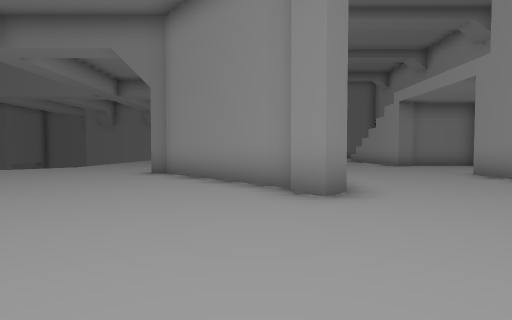
view 1 (above)

24 first-person views from a walk through a 3-D level made in the Unity game engine. The camera is 1.2 m above the floor, tilts 2° down and sees 85° across. The floor is counted in squares, 2 m on a side. Each view is taken from the middle of a square. On the plan, view 1 faces up. The plan holds only what a view shows up to about 9 squares ahead; the rest is blank. The place goes on beyond the plan.

view 2
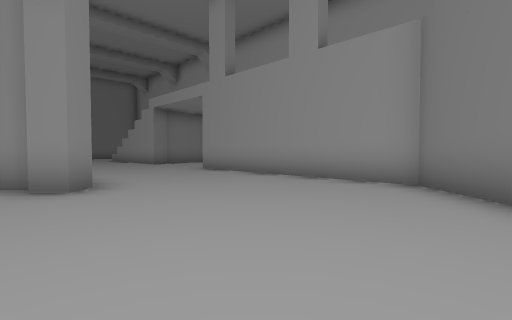

view 3
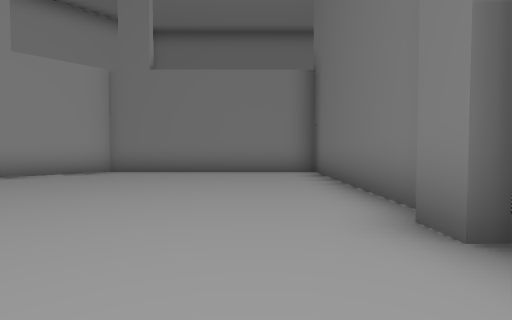

view 4
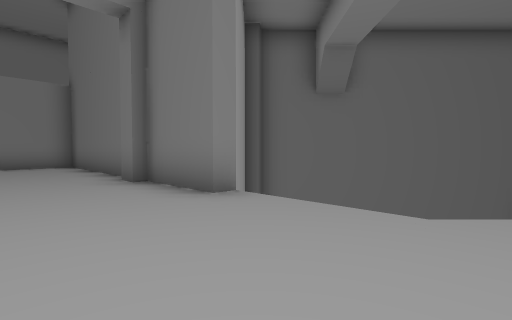

view 5
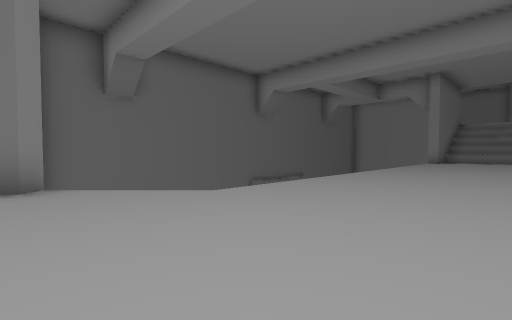

view 6
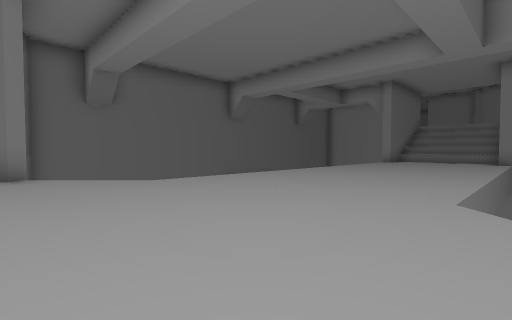

view 7
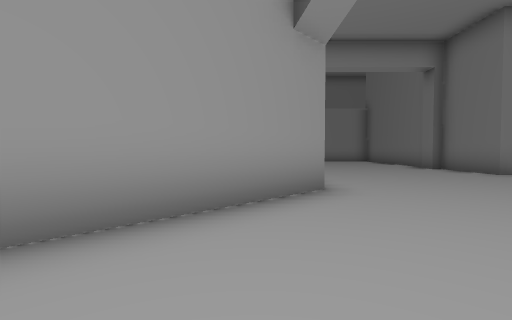

view 8
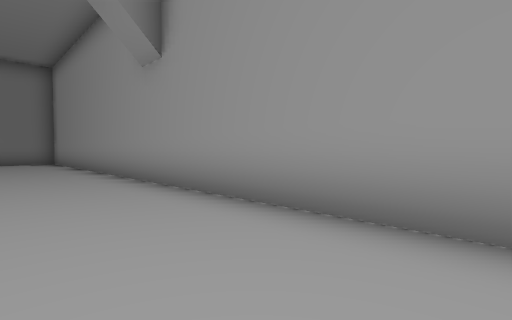

view 9
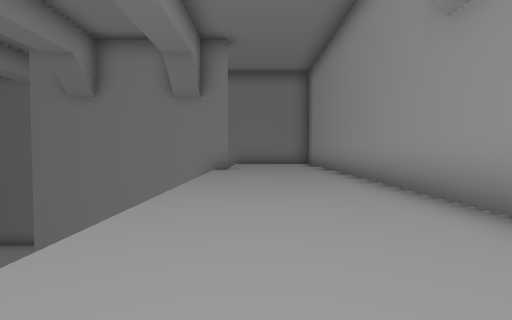

view 10
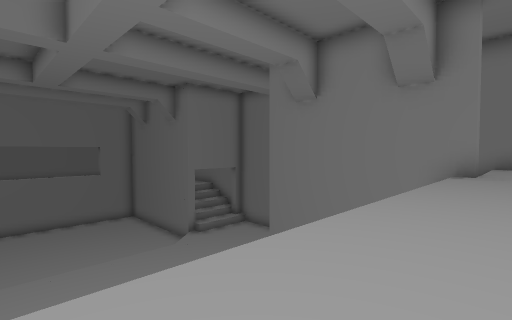

view 11
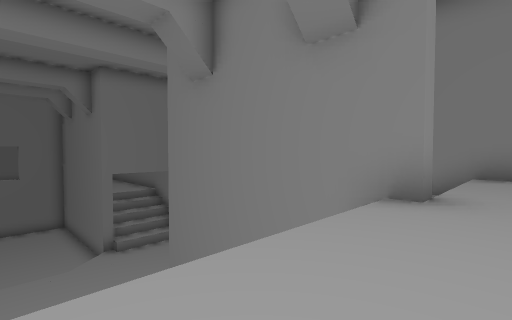

view 12
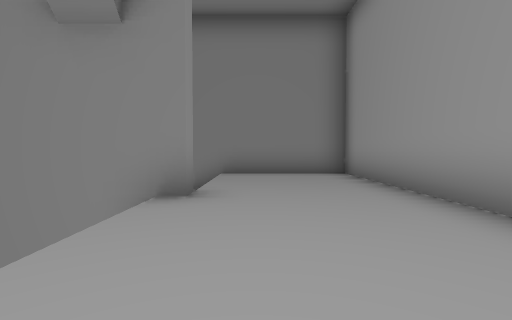

view 13
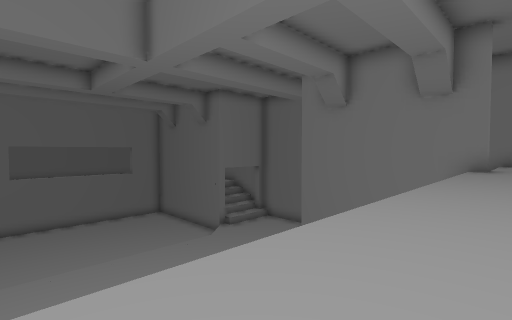

view 14
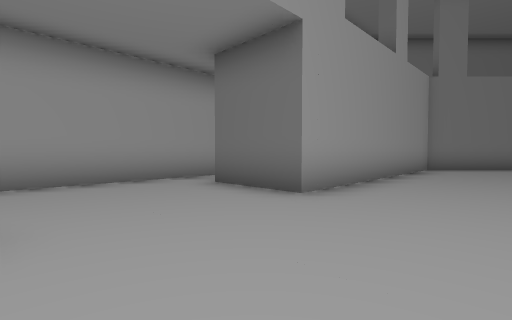

view 15
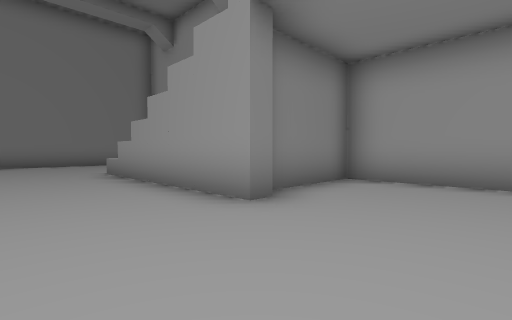

view 16
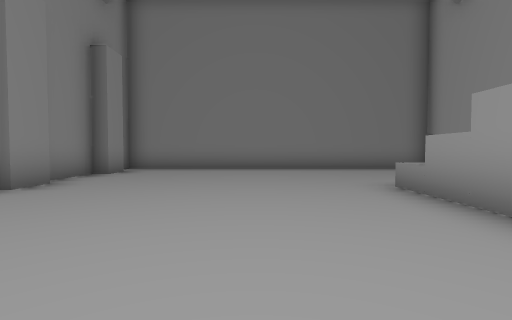

view 17
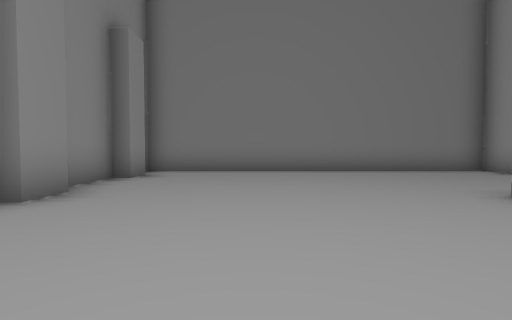

view 18
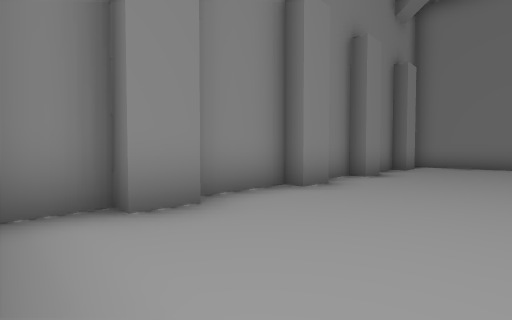

view 19
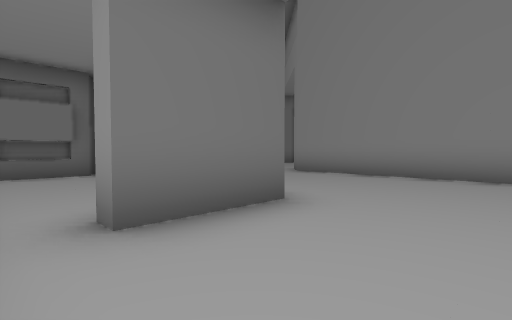

view 20
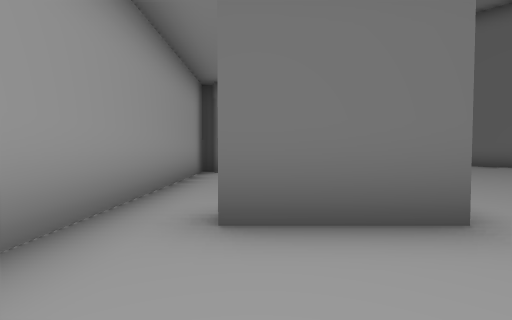

view 21
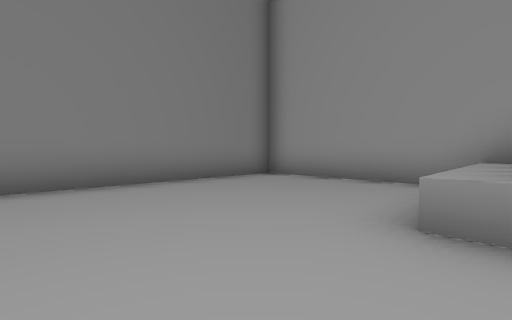

view 22
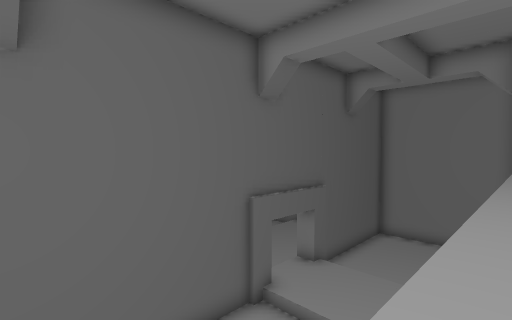

view 23
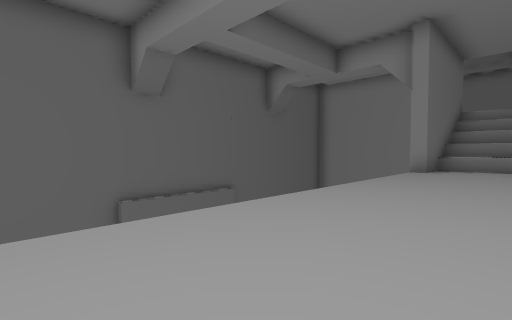

view 24
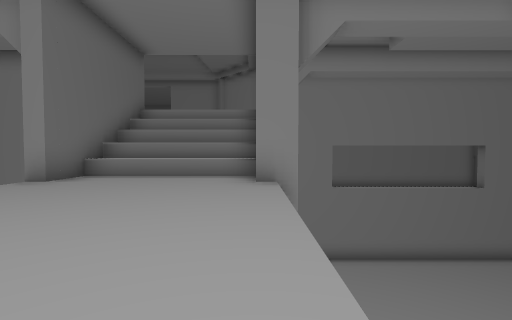

### Floor plan
Key: @ floor where view 1 was taken; # wall or solid block; . floor; ^ raised ledge; v drop or lower ground.
Columns run from 22 left of view 1 to 9 right of it. Each row starts with its distance up from view 1.
 24                 #####
 23                ##...#
 22                 v...#
 21                 v...#
 20           v######...############
 19        vv       ....##.........#
 18       vvv       ....##.........#
 17       vvv       ....##.........#
 16 vv    vvv       ....##.........#
 15 vvv    vv       ....##......^^^#
 14 vvv   vvv       ....##......#
 13 vvv   vvv       ....##......#
 12 vvv   vvv       ....##......#
 11 vvv   vvv       ....##......####
 10       vvv       ....##.........#
  9    #v         v.....##.........#
  8  ###................#  #.......#
  7   #.................## #....##.#
  6   #..................###....#..#
  5  ##...................##....#..#
  4  ###...................#....#..#
  3                 v...........#..#
  2                  #..........#..#
  1       vvvv       v#.........####
  0       vvvv       v #..@....##
 -1        vvvv      v  #.....##
 -2        ###########  ##...##
 -3                      ##.##
 -4                       ###

Where each view was taken, in squares from view 1:
view 1: 0 up, 0 right, facing up
view 2: 1 down, 0 right, facing up-right
view 3: 3 up, 3 left, facing down-right
view 4: 6 up, 5 left, facing down
view 5: 7 up, 4 left, facing down-left
view 6: 9 up, 4 left, facing down-left
view 7: 11 up, 5 left, facing down-right
view 8: 9 up, 5 left, facing up-right
view 9: 11 up, 5 left, facing up
view 10: 12 up, 5 left, facing up-left
view 11: 16 up, 5 left, facing up-left
view 12: 16 up, 5 left, facing up
view 13: 10 up, 5 left, facing up-left
view 14: 10 up, 3 right, facing down-right
view 15: 8 up, 3 right, facing up-right
view 16: 11 up, 3 right, facing up
view 17: 12 up, 2 right, facing up
view 18: 9 up, 2 right, facing up-left
view 19: 9 up, 8 right, facing down-left
view 20: 9 up, 7 right, facing down
view 21: 15 up, 3 right, facing up-right
view 22: 4 up, 7 left, facing down-left
view 23: 6 up, 10 left, facing down-left
view 24: 8 up, 13 left, facing left
